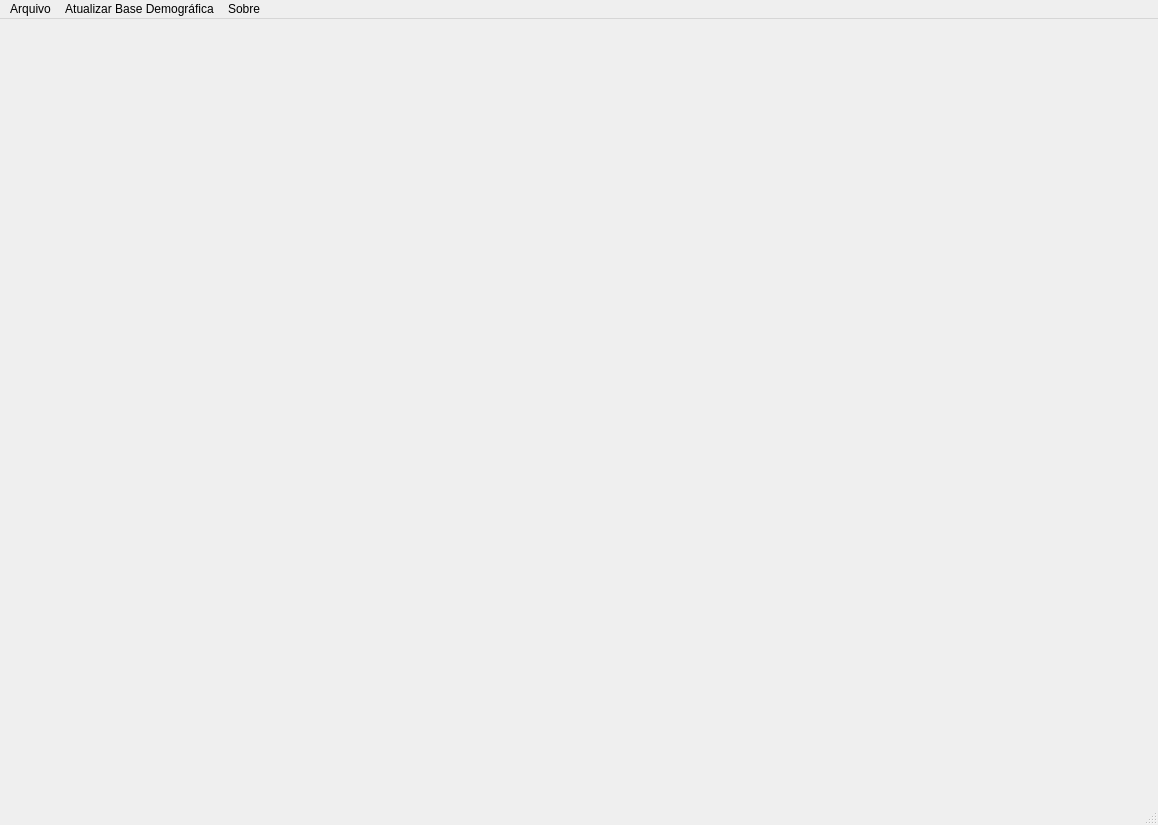
<?xml version="1.0" encoding="UTF-8"?>
<ui version="4.0">
 <class>MainWindow</class>
 <widget class="QMainWindow" name="MainWindow">
  <property name="geometry">
   <rect>
    <x>0</x>
    <y>0</y>
    <width>1158</width>
    <height>825</height>
   </rect>
  </property>
  <property name="windowTitle">
   <string>MainWindow</string>
  </property>
  <widget class="QWidget" name="centralwidget"/>
  <widget class="QMenuBar" name="menubar">
   <property name="geometry">
    <rect>
     <x>0</x>
     <y>0</y>
     <width>1158</width>
     <height>25</height>
    </rect>
   </property>
   <widget class="QMenu" name="menuFile">
    <property name="title">
     <string>Arquivo</string>
    </property>
    <addaction name="menuLoadPoll"/>
   </widget>
   <widget class="QMenu" name="menuUpdateDatabase">
    <property name="title">
     <string>Atualizar Base Demográfica</string>
    </property>
   </widget>
   <widget class="QMenu" name="menuAbout">
    <property name="title">
     <string>Sobre</string>
    </property>
   </widget>
   <addaction name="menuFile"/>
   <addaction name="menuUpdateDatabase"/>
   <addaction name="menuAbout"/>
  </widget>
  <widget class="QStatusBar" name="statusbar"/>
  <action name="menuLoadPoll">
   <property name="text">
    <string>Carregar Pesquisa</string>
   </property>
  </action>
 </widget>
 <resources/>
 <connections/>
</ui>
